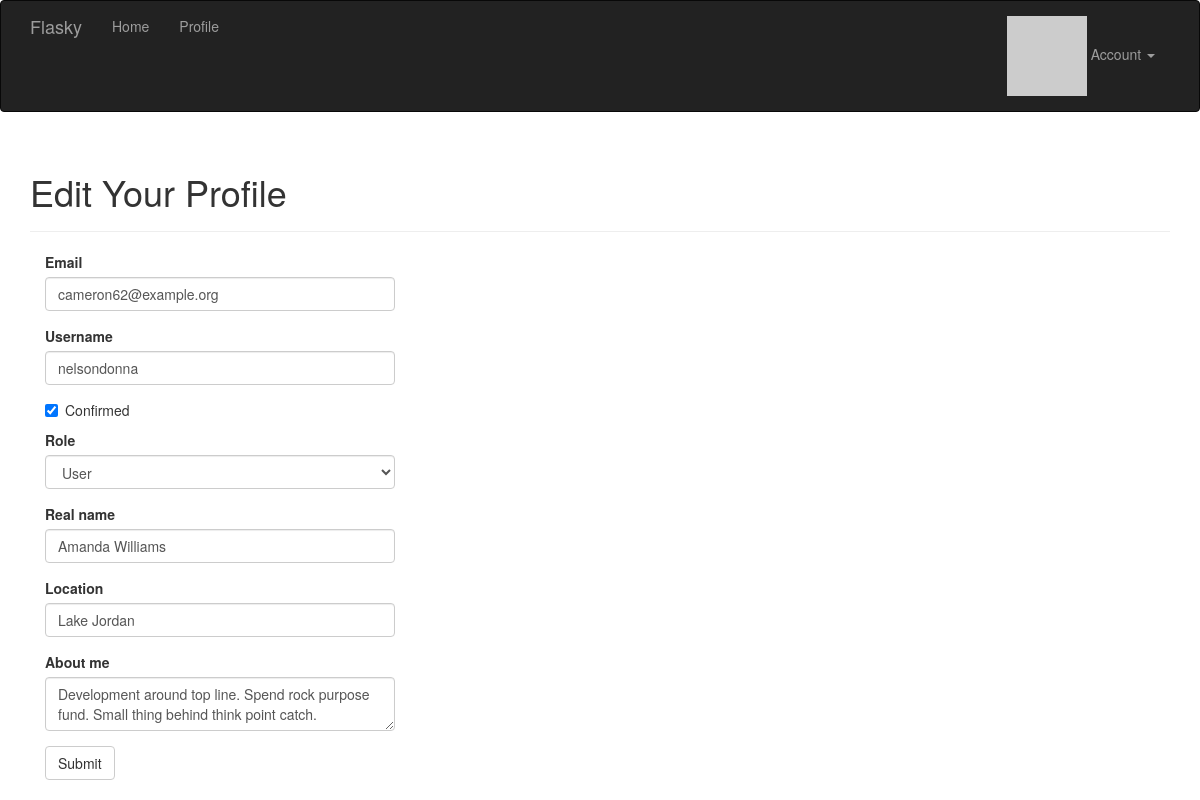
Screenshot of /edit-profile/44 (signed in) with the database file from the repository.
### app/models.py (models this page shows, shortened)
class User(UserMixin, db.Model):
    __tablename__ = "users"
    id: Mapped[int] = mapped_column(primary_key=True)
    email: Mapped[str] = mapped_column(unique=True, index=True)
    username: Mapped[str] = mapped_column(unique=True, index=True)
    role_id: Mapped[int] = mapped_column(ForeignKey("roles.id"), nullable=True)
    password_hash: Mapped[str] = mapped_column(nullable=False)
    confirmed: Mapped[bool] = mapped_column(default=False)
    name: Mapped[str | None] = mapped_column()
    location: Mapped[str | None] = mapped_column()
    about_me: Mapped[str | None] = mapped_column(Text)
    member_since: Mapped[datetime] = mapped_column(DateTime(timezone=True), default=lambda: datetime.now(UTC))
    last_seen: Mapped[datetime] = mapped_column(DateTime(timezone=True), default=lambda: datetime.now(UTC))
    avatar_hash: Mapped[str | None] = mapped_column()
    posts: DynamicMapped["Post"] = relationship(back_populates="author", lazy="dynamic")
    @property
    def password(self) -> None:
        raise AttributeError("password is not a readable attribute")
    def can(self, perm: int) -> bool:
        return self.role is not None and self.role.has_permission(perm)
    def ping(self) -> None:
        self.last_seen = datetime.now(UTC)
        db.session.add(self)
        db.session.commit()
    def gravatar(self, size: int = 100, default: str = "identicon", rating: str = "g") -> str:
        url: str = "https://secure.gravatar.com/avatar"
        hash_avatar: str = self.avatar_hash or self.gravatar_hash()
        return f"{url}/{hash_avatar}?s={size}&d={default}&r={rating}'."

### app/main/views.py (the view, shortened to what this page needs)
@main.route("/edit-profile/<int:id>", methods=["GET", "POST"])
@login_required
@admin_required
def edit_profile_admin(id: int):
    user: User = User.query.get_or_404(id)
    form: EditProfileAdminForm = EditProfileAdminForm(user=user)
    form.email.data = user.email
    form.username.data = user.username
    form.confirmed.data = user.confirmed
    form.role.data = user.role_id
    form.name.data = user.name
    form.location.data = user.location
    form.about_me.data = user.about_me
    return render_template("edit_profile.html", form=form, user=user)

### app/main/forms.py (shortened to what this page needs)
class EditProfileAdminForm(FlaskForm):
    email = StringField("Email", validators=[DataRequired(), Length(1, 64), Email()])
    username = StringField("Username", validators=[DataRequired(), Length(1, 64),
                            Regexp("^[A-Za-z][A-Za-z0-9_.]*$", 0,
                                   "Usernames must have only letters, numbers, dots or underscores")])
    confirmed = BooleanField("Confirmed")
    role = SelectField("Role", coerce=int)
    name = StringField("Real name", validators=[Length(0, 64)])
    location = StringField("Location", validators=[Length(0, 64)])
    about_me = TextAreaField("About me")
    submit = SubmitField("Submit")
    def __init__(self, user, *args, **kwargs) -> None:
        super().__init__(*args, **kwargs)
        self.role.choices = [(role.id, role.name) for role in Role.query.order_by(Role.name).all()]
        self.user = user

### app/auth/views.py (called while the page is built)
@auth.before_app_request
def before_request():
    if current_user.is_authenticated:
        current_user.ping()
        if not current_user.confirmed and request.blueprint != "auth" and request.endpoint != "static":
            return redirect(url_for("auth.unconfirmed"))
    return None

### app/main/__init__.py (called while the page is built)
@main.app_context_processor
def inject_permissions():
    return dict(Permission=Permission)

### app/models.py (called while the page is built)
@login_manager.user_loader
def load_user(user_id) -> User |  None:
    return db.session.get(User, int(user_id))

    def has_permission(self, perm):
        return self.permissions & perm == perm

### app/templates/edit_profile.html (shortened to what this page needs)
{% extends "base.html" %}
{% import "bootstrap/wtf.html" as wtf %}
{% block page_content %}
<div class="page-header">
    <h1>Edit Your Profile</h1>
</div>
<div class="col-md-4">
    {{ wtf.quick_form(form) }}
</div>
{% endblock %}

### rows the page displays
User: email "cameron62@example.org", username "nelsondonna", confirmed "☑", role "User", name "Amanda Williams", location "Lake Jordan", about_me "Development around top line. Spend rock purpose fund. Small thing behind think point catch."
